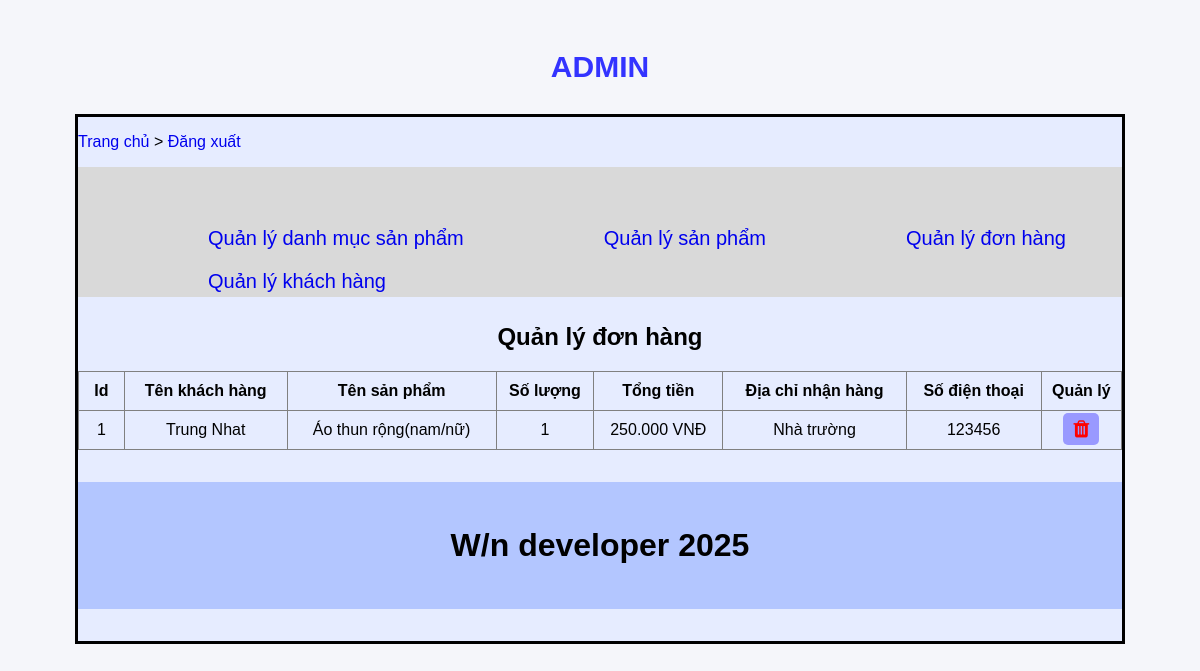
The app's page /DuAnWeb/admincp/index.php?action=quanlydonhang&query=them (signed in) with its own data.
### tables this page shows
CREATE TABLE `tbl_donhang` (
  `id_donhang` int(11) NOT NULL,
  `tennguoidathang` varchar(100) NOT NULL,
  `tensanpham` varchar(100) NOT NULL,
  `soluong` int(11) NOT NULL,
  `Tongtien` varchar(100) NOT NULL,
  `diachinhanhang` varchar(100) NOT NULL,
  `sodienthoai` varchar(20) NOT NULL
);

### DuAnWeb/admincp/modules/quanlydonhang/donhang.php (the view)
<?php
    $sql_lietke_donhang = "SELECT * FROM tbl_donhang ORDER BY id_donhang DESC";
    $query_lietke_donhang = mysqli_query($mysqli,$sql_lietke_donhang);
?>
<h2 style="text-align:center">Quản lý đơn hàng</h2>
<table method="post" action="" width="100%" border="1" style="border-collapse:collapse; padding-bottom:40px">
    <form>
        <tr>
            <th style="padding:10px;">Id</th>
            <th>Tên khách hàng</th>
            <th>Tên sản phẩm</th>
            <th>Số lượng</th>
            <th>Tổng tiền</th>
            <th>Địa chỉ nhận hàng</th>
            <th>Số điện thoại</th>
            <th>Quản lý</th>
        </tr>
    <?php
        $i = 0;
        while($row = mysqli_fetch_array($query_lietke_donhang)){
            $i++;
    ?>
        <tr>
            <td style="text-align:center; padding:10px;"><?php echo $i; ?></td>
            <td style="text-align:center"><?php echo $row['tennguoidathang']; ?></td>
            <td style="text-align:center"><?php echo $row['tensanpham']; ?></td>
            <td style="text-align:center"><?php echo $row['soluong']; ?></td>
            <td style="text-align:center"><?php echo number_format($row['Tongtien'],0,',','.').' VNĐ'; ?></td>
            <td style="text-align:center"><?php echo $row['diachinhanhang']; ?></td>
            <td style="text-align:center"><?php echo $row['sodienthoai']; ?></td>
            <td style="text-align:center">
                <a style="text-decoration:none; background-color: #9999ff; padding:5px 10px 5px 10px; border-radius:5px; font-size: 20px;" href="modules/quanlysp/xuly.php?iddonhang=<?php echo $row['id_donhang']; ?>"><i class="fa fa-trash" style="color: red;" aria-hidden="true"></i></a>
            </td>
        </tr>
    <?php
        }
    ?>
    </form>
</table>

### DuAnWeb/admincp/css/style_admincp.css (style rules this page uses)
body { font-family: Arial, sans-serif; background: #f5f6fa; margin: 0; padding: 20px; }

### records on screen
tbl_donhang: tennguoidathang "Trung Nhat", tensanpham "Áo thun rộng(nam/nữ)", soluong "1", Tongtien "250.000", diachinhanhang "Nhà trường", sodienthoai "123456"
